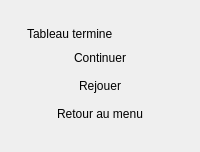
<?xml version="1.0" encoding="UTF-8"?>
<ui version="4.0">
 <class>LevelCompleteScreen</class>
 <widget class="QWidget" name="LevelCompleteScreen">
  <layout class="QVBoxLayout" name="outerLayout">
   <!-- Recouvrement plein cadre (LOT-59 TACHE-03), meme patron que PauseScreen.ui : menu centre
        par les extenseurs haut/bas, fond translucide pose en code. Un seul ecran parametre pour
        fin de tableau ET fin de sequence (LevelCompleteScreen::setSequenceComplete) : ils
        partagent tout sauf le titre et la presence des boutons Continuer/Rejouer. -->
   <item>
    <spacer name="topSpacer">
     <property name="orientation"><enum>Qt::Vertical</enum></property>
    </spacer>
   </item>
   <item>
    <layout class="QHBoxLayout" name="centerRow">
     <item>
      <spacer name="leftSpacer">
       <property name="orientation"><enum>Qt::Horizontal</enum></property>
      </spacer>
     </item>
     <item>
      <widget class="hmi::PixelFrameWidget" name="menuCard">
       <layout class="QVBoxLayout" name="cardLayout">
        <item>
         <widget class="QLabel" name="titleLabel">
          <property name="text"><string>Tableau termine</string></property>
         </widget>
        </item>
        <item>
         <spacer name="titleSpacer">
          <property name="orientation"><enum>Qt::Vertical</enum></property>
     <property name="sizeHint" stdset="0"><size><width>0</width><height>0</height></size></property>
         </spacer>
        </item>
        <item>
         <widget class="hmi::PixelMenuButton" name="continueButton">
          <property name="cursor"><cursorShape>PointingHandCursor</cursorShape></property>
          <property name="text"><string>Continuer</string></property>
          <property name="flat"><bool>true</bool></property>
         </widget>
        </item>
        <item>
         <widget class="hmi::PixelMenuButton" name="replayButton">
          <property name="cursor"><cursorShape>PointingHandCursor</cursorShape></property>
          <property name="text"><string>Rejouer</string></property>
          <property name="flat"><bool>true</bool></property>
         </widget>
        </item>
        <item>
         <widget class="hmi::PixelMenuButton" name="returnToMenuButton">
          <property name="cursor"><cursorShape>PointingHandCursor</cursorShape></property>
          <property name="text"><string>Retour au menu</string></property>
          <property name="flat"><bool>true</bool></property>
         </widget>
        </item>
       </layout>
      </widget>
     </item>
     <item>
      <spacer name="rightSpacer">
       <property name="orientation"><enum>Qt::Horizontal</enum></property>
      </spacer>
     </item>
    </layout>
   </item>
   <item>
    <spacer name="bottomSpacer">
     <property name="orientation"><enum>Qt::Vertical</enum></property>
    </spacer>
   </item>
  </layout>
 </widget>
 <customwidgets>
  <customwidget>
   <class>hmi::PixelFrameWidget</class>
   <extends>QWidget</extends>
   <header>HMI/Interface/PixelFrameWidget.h</header>
   <container>1</container>
  </customwidget>
  <customwidget>
   <class>hmi::PixelMenuButton</class>
   <extends>QPushButton</extends>
   <header>HMI/Interface/PixelMenuButton.h</header>
  </customwidget>
 </customwidgets>
 <resources/>
 <connections/>
</ui>
